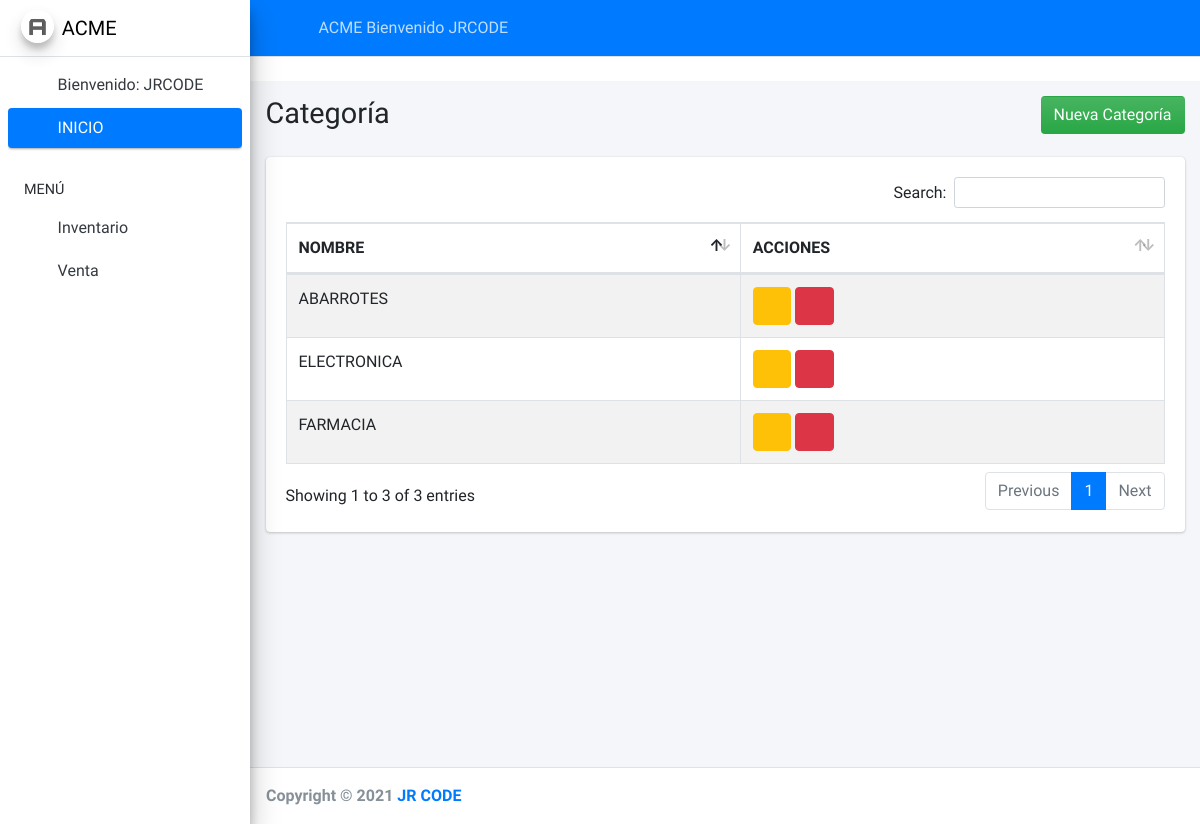
Page /categoria (signed in) on the committed database.
### products/models.py (models this page shows, shortened)
class Categorie(models.Model):
    TIPO = (
        ('ABARROTES', 'ABARROTES'),
        ('ELECTRONICA', 'ELECTRONICA'),
        ('FARMACIA', 'FARMACIA'),
    )
    nombre = models.CharField('Categoría', max_length=80, choices=TIPO)

### products/views.py (the view)
# urls.py: path('categoria',CategoriaList.as_view(), name='categoria'),
class CategoriaList(LoginRequiredMixin, generic.ListView):
    model = Categorie
    permission_required='products.view_categorie'
    template_name = 'products/categoria_list.html'
    context_object_name = 'obj'

### products/templates/products/categoria_list.html
{% extends 'home.html' %}
{% block body %}
<br>
<div class="content-wrapper">
    <section class="content-header">
        <div class="container-fluid">
          <div class="row mb-2">
            <div class="col-sm-6">
              <h1>Categoría</h1>
            </div>
            <div class="col-sm-6">
              <ol class="breadcrumb float-sm-right">
                <a href="{% url 'products:categoria_nueva'  %}">
                  <button type="button" class="btn btn-block bg-gradient-success">Nueva Categoría</button>
                </a>
              </ol>
            </div>
          </div>
        </div>
      </section>
<section class="content">
    <div class="container-fluid">
      <div class="row">
        <div class="col-12">
          <div class="card">
            <div class="card-body">
              <table id="example1" class="table table-bordered table-striped">
                <thead>
                <tr>
                  <th>NOMBRE</th>
                  <th>ACCIONES</th>
                </tr>
                </thead>
                <tbody>
                    {% for ca in obj %}
                    <tr>
                      <td>{{ ca.nombre }}</td>
                      <td><a href="{% url 'products:categoria_edit'  ca.id %}" class="href btn btn-warning btn-circle">
                          <i class="fa fa-edit"></i>
                      </a>
                      <a href="{% url 'products:categoria_delete' ca.id %}" class="btn btn-danger btn-circle">
                      <i class="fa fa-trash"></i></a>
                      </td>
                    </tr>
                    {% endfor %}
                </tbody>
              </table>
            </div>
          </div>
        </div>
      </div>
    </div>
  </section>
</div>
{% endblock body %}

### templates/home.html (shortened to what this page needs)
{% load static %}
<!DOCTYPE html>
<html lang="en">
<head>
  <link rel="stylesheet" href="{% static 'plugins/datatables-bs4/css/dataTables.bootstrap4.min.css' %}">
  <link rel="stylesheet" href="{% static 'plugins/datatables-responsive/css/responsive.bootstrap4.min.css' %}">
  <link rel="stylesheet" href="{% static 'plugins/datatables-buttons/css/buttons.bootstrap4.min.css' %}">
  <link rel="stylesheet" href="{% static 'plugins/fontawesome-free/css/all.min.css' %}">
  <link rel="stylesheet" href="https://code.ionicframework.com/ionicons/2.0.1/css/ionicons.min.css">
  <link rel="stylesheet" href="{% static 'plugins/tempusdominus-bootstrap-4/css/tempusdominus-bootstrap-4.min.css' %}">
  <link rel="stylesheet" href="{% static 'plugins/icheck-bootstrap/icheck-bootstrap.min.css' %}">
  <link rel="stylesheet" href="{% static 'plugins/jqvmap/jqvmap.min.css' %}">
  <link rel="stylesheet" href="{% static 'dist/css/adminlte.min.css' %}">
  <link rel="stylesheet" href="{% static 'plugins/overlayScrollbars/css/OverlayScrollbars.min.css' %}">
  <link rel="stylesheet" href="{% static 'plugins/daterangepicker/daterangepicker.css' %}">
  <link rel="stylesheet" href="{% static 'plugins/summernote/summernote-bs4.min.css' %}">
</head>
<body class="hold-transition sidebar-mini layout-fixed">
<div class="wrapper">
  <nav class="main-header navbar navbar-expand navbar-blue navbar-dark">
    <ul class="navbar-nav">
      <li class="nav-item">
        <a class="nav-link" data-widget="pushmenu" href="#" role="button"><i class="fas fa-bars"></i></a>
      </li>
      <li class="nav-item d-none d-sm-inline-block">
        <a href="#" class="nav-link">ACME Bienvenido {{ user.username | upper }}</a>
      </li>
    </ul>
    <ul class="navbar-nav ml-auto">
      <li class="nav-item">
        <a class="nav-link" data-widget="fullscreen" href="#" role="button">
          <i class="fas fa-expand-arrows-alt"></i>
        </a>
      </li>
      <li class="nav-item">
        <a class="nav-link" data-widget="control-sidebar" data-slide="true" href="#" role="button">
          <i class="fas fa-th-large"></i>
        </a>
      </li>
    </ul>
  </nav>
  <aside class="main-sidebar sidebar-light-primary elevation-4">
    <a href="#" class="brand-link">
      <img src="{% static 'dist/img/AdminLTELogo.png' %}" alt="AdminLTE Logo" class="brand-image img-circle elevation-3" style="opacity: .8">
      <span class="brand-text font-weight-light">ACME</span>
    </a>
    <div class="sidebar">
      <nav class="mt-2">
        <ul class="nav nav-pills nav-sidebar flex-column" data-widget="treeview" role="menu" data-accordion="false">
          <li class="nav-item">
            <a href="#" class="nav-link">
              <i class="nav-icon fas fa-user"></i>
              <p>
                Bienvenido: {{ user.username | upper }}
                <i class="fas fa-angle-left right"></i>
              </p>
            </a>
          </li>
               <li class="nav-item">
                <a href="#" class="nav-link active" >
                  <i class="nav-icon fas fa-tachometer-alt"></i>
                  <p>INICIO</p>
                </a>
              </li>
          <li class="nav-header">MENÚ</li>
          <li class="nav-item">
            <a href="#" class="nav-link">
              <i class="nav-icon fas fa-book"></i>
              <p>
                Inventario
                <i class="fas fa-angle-left right"></i>
              </p>
            </a>
          </li>
          <li class="nav-item">
            <a href="#" class="nav-link">
              <i class="nav-icon fas fa-edit"></i>
              <p>
                Venta
                <i class="fas fa-angle-left right"></i>
              </p>
            </a>
          </li>
        </ul>
      </nav>
    </div>
  </aside>
  {% block body %}{% endblock body %}
  </div>
  <footer class="main-footer">
    <strong>Copyright &copy; 2021 <a href="#">JR CODE</a></strong>
  </footer>
</body>
</html>

### rows in the picture
Categorie: nombre "ABARROTES"
Categorie: nombre "ELECTRONICA"
Categorie: nombre "FARMACIA"

### other values in the picture
{{ user.username | upper }} "JRCODE"
